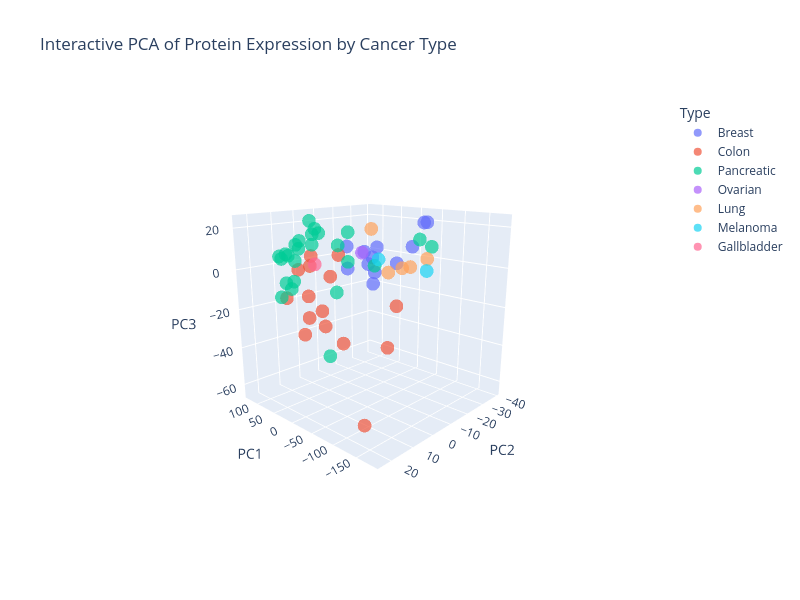

Notebook source saved alongside this figure:
### Code cell
import plotly.express as px
# Initialize PCA
pca = PCA(n_components=20, random_state=42)  # 2 components for visualization

# Fit + transform
X_pca = pca.fit_transform(X)
X.columns = X.columns.astype(str)

# Convert to DataFrame for plotting
pca_df = pd.DataFrame(X_pca, index=X.index, columns=["PC1", "PC2", "PC3", "PC4", "PC5", "PC6", "PC7", "PC8", "PC9", "PC10",
                                                    "PC11", "PC12", "PC13", "PC14", "PC15", "PC16", "PC17", "PC18","PC19",
                                                    "PC20"])

# Make sure PCA DataFrame has sample identifiers as a column
pca_df["Sample_ID"] = pca_df.index  # Assuming index = original column names

# Merge PCA results with metadata
pca_df_merged = pca_df.merge(df_pca_md, on="Sample_ID")

# Interactive PCA plot
fig = px.scatter_3d(
    pca_df_merged,
    x="PC1",
    y="PC2",
    z="PC3",
    color="Type",                  # color points by Type
    hover_data=["Sample_ID", "Type"],  # info shown on hover
    title="Interactive PCA of Protein Expression by Cancer Type",
    width=800,
    height=600
)

# Customize marker appearance
fig.update_traces(marker=dict(size=8, opacity=0.7))

# Label axes with explained variance
fig.update_layout(
    xaxis_title=f"PC1 ({pca.explained_variance_ratio_[0]*100:.1f}%)",
    yaxis_title=f"PC2 ({pca.explained_variance_ratio_[1]*100:.1f}%)"
)

fig.show()
#fig.write_html("PCA_Interactive_MP2_E_Resistance_MaxSumNormalized_PC1_PC2.html")

### Figure 1 — Plotly figure (JSON) as saved in the notebook; plotly's stock layout.template omitted (floating-point values rounded to 4 significant figures)
{"data": [{"customdata": [["B67_1", "Breast"], ["VCU_1", "Breast"], ["VCU_2", "Breast"], ["VCU_24", "Breast"], ["VCU_3", "Breast"], ["VCU_37", "Breast"], ["VCU_4", "Breast"], ["VCU_43", "Breast"], ["VCU_52", "Breast"], ["VCU_57", "Breast"], ["VCU_74", "Breast"], ["VCU_86", "Breast"]], "hovertemplate": "Type=%{customdata[1]}<br>PC1=%{x}<br>PC2=%{y}<br>PC3=%{z}<br>Sample_ID=%{customdata[0]}<extra></extra>", "legendgroup": "Breast", "marker": {"color": "#636efa", "opacity": 0.7, "size": 8, "symbol": "circle"}, "mode": "markers", "name": "Breast", "scene": "scene", "showlegend": true, "type": "scatter3d", "x": [-72.21, 34.7, 127.8, 56.5, 56.97, 28.03, 74.87, 20.47, 25.81, -34.89, -22.32, -9.794], "y": [-24.29, -35.2, -25.44, -25.9, -20.96, -6.304, -30.89, -20.28, -18.94, -27.49, -39.52, -9.076], "z": [21.63, -4.673, 3.569, -15.34, 3.598, -1.504, -10.58, 7.232, 1.95, 8.095, 19.02, 1.673]}, {"customdata": [["CRC0_2", "Colon"], ["CRC4_P1", "Colon"], ["H107_P1", "Colon"], ["H32_2", "Colon"], ["H36", "Colon"], ["H38_P2", "Colon"], ["H85_1", "Colon"], ["VCU_20", "Colon"], ["VCU_23", "Colon"], ["VCU_26", "Colon"], ["VCU_41", "Colon"], ["VCU_71", "Colon"], ["VCU_73", "Colon"], ["VCU_98", "Colon"], ["VCU_99", "Colon"]], "hovertemplate": "Type=%{customdata[1]}<br>PC1=%{x}<br>PC2=%{y}<br>PC3=%{z}<br>Sample_ID=%{customdata[0]}<extra></extra>", "legendgroup": "Colon", "marker": {"color": "#EF553B", "opacity": 0.7, "size": 8, "symbol": "circle"}, "mode": "markers", "name": "Colon", "scene": "scene", "showlegend": true, "type": "scatter3d", "x": [-5.553, -103.1, 38.54, 21.16, 10.29, -78.69, -0.08843, 29.84, -104.6, 64.37, -10.14, 34.32, 2.16, 48.97, 42.57], "y": [21.58, -2.605, 19.72, 15.46, 1.424, -3.94, 7.296, 5.906, 12.93, 5.144, 3.623, 3.817, 15.07, 8.673, 9.788], "z": [4.962, -13.0, -10.55, -28.72, 7.341, -35.38, -1.453, -20.4, -64.69, 0.672, -35.34, -29.26, 9.603, -24.19, -12.5]}, {"customdata": [["G119_P4", "Pancreatic"], ["G133_P3", "Pancreatic"], ["G186_P2", "Pancreatic"], ["G68_P3", "Pancreatic"], ["P100_P5", "Pancreatic"], ["P65_1", "Pancreatic"], ["VCU_109", "Pancreatic"], ["VCU_111", "Pancreatic"], ["VCU_119", "Pancreatic"], ["VCU_61", "Pancreatic"], ["VCU_62", "Pancreatic"], ["VCU_64", "Pancreatic"], ["VCU_65", "Pancreatic"], ["VCU_66", "Pancreatic"], ["VCU_67", "Pancreatic"], ["VCU_68", "Pancreatic"], ["VCU_72", "Pancreatic"], ["VCU_75", "Pancreatic"], ["VCU_79", "Pancreatic"], ["VCU_80", "Pancreatic"], ["VCU_81", "Pancreatic"], ["VCU_82", "Pancreatic"], ["VCU_83", "Pancreatic"], ["VCU_84", "Pancreatic"], ["VCU_91", "Pancreatic"]], "hovertemplate": "Type=%{customdata[1]}<br>PC1=%{x}<br>PC2=%{y}<br>PC3=%{z}<br>Sample_ID=%{customdata[0]}<extra></extra>", "legendgroup": "Pancreatic", "marker": {"color": "#00cc96", "opacity": 0.7, "size": 8, "symbol": "circle"}, "mode": "markers", "name": "Pancreatic", "scene": "scene", "showlegend": true, "type": "scatter3d", "x": [-81.39, 33.05, -58.04, -108.9, -50.73, -21.72, -13.66, 23.88, 29.2, 51.5, 30.09, -182.3, 25.06, -21.1, -11.67, 4.594, 24.06, 4.364, 30.13, 16.22, -9.948, 13.59, 6.126, -11.87, 29.29], "y": [3.203, 18.42, 10.27, -12.59, 17.25, 18.57, 17.02, 16.4, 17.24, 6.979, 20.93, 0.8851, 23.79, 17.15, 6.598, 21.77, 23.43, 2.797, 6.741, 22.88, 0.8476, 19.29, 23.5, 21.83, 23.48], "z": [6.037, -6.255, 8.264, 16.07, -33.44, 15.96, 19.98, 12.4, 6.739, 23.29, -2.784, 17.19, -8.359, 22.53, -8.687, -0.7061, 9.032, 12.35, 17.99, 11.32, 18.68, 14.92, 11.06, 17.77, 9.937]}, {"customdata": [["H30_2", "Ovarian"]], "hovertemplate": "Type=%{customdata[1]}<br>PC1=%{x}<br>PC2=%{y}<br>PC3=%{z}<br>Sample_ID=%{customdata[0]}<extra></extra>", "legendgroup": "Ovarian", "marker": {"color": "#ab63fa", "opacity": 0.7, "size": 8, "symbol": "circle"}, "mode": "markers", "name": "Ovarian", "scene": "scene", "showlegend": true, "type": "scatter3d", "x": [19.03], "y": [-11.88], "z": [5.891]}, {"customdata": [["L52", "Lung"], ["L93", "Lung"], ["L98_P1", "Lung"], ["VCU_108", "Lung"], ["VCU_97", "Lung"]], "hovertemplate": "Type=%{customdata[1]}<br>PC1=%{x}<br>PC2=%{y}<br>PC3=%{z}<br>Sample_ID=%{customdata[0]}<extra></extra>", "legendgroup": "Lung", "marker": {"color": "#FFA15A", "opacity": 0.7, "size": 8, "symbol": "circle"}, "mode": "markers", "name": "Lung", "scene": "scene", "showlegend": true, "type": "scatter3d", "x": [-75.69, 8.908, -31.63, 38.6, -34.21], "y": [-25.72, -32.37, -27.28, -30.97, -5.449], "z": [3.503, -5.935, -2.685, -9.292, 19.98]}, {"customdata": [["ME1_P1", "Melanoma"], ["VCU_101", "Melanoma"]], "hovertemplate": "Type=%{customdata[1]}<br>PC1=%{x}<br>PC2=%{y}<br>PC3=%{z}<br>Sample_ID=%{customdata[0]}<extra></extra>", "legendgroup": "Melanoma", "marker": {"color": "#19d3f3", "opacity": 0.7, "size": 8, "symbol": "circle"}, "mode": "markers", "name": "Melanoma", "scene": "scene", "showlegend": true, "type": "scatter3d", "x": [-54.63, 57.45], "y": [-31.28, -29.3], "z": [-4.683, -2.163]}, {"customdata": [["VCU_87", "Gallbladder"]], "hovertemplate": "Type=%{customdata[1]}<br>PC1=%{x}<br>PC2=%{y}<br>PC3=%{z}<br>Sample_ID=%{customdata[0]}<extra></extra>", "legendgroup": "Gallbladder", "marker": {"color": "#FF6692", "opacity": 0.7, "size": 8, "symbol": "circle"}, "mode": "markers", "name": "Gallbladder", "scene": "scene", "showlegend": true, "type": "scatter3d", "x": [46.33], "y": [5.957], "z": [2.337]}], "layout": {"height": 600, "legend": {"title": {"text": "Type"}, "tracegroupgap": 0}, "scene": {"aspectmode": "auto", "aspectratio": {"x": 1, "y": 1, "z": 1}, "camera": {"center": {"x": 0, "y": 0, "z": 0}, "eye": {"x": -1.779, "y": 1.882, "z": 0.7504}, "projection": {"type": "perspective"}, "up": {"x": 0, "y": 0, "z": 1}}, "domain": {"x": [0, 1], "y": [0, 1]}, "xaxis": {"title": {"text": "PC1"}, "type": "linear"}, "yaxis": {"title": {"text": "PC2"}, "type": "linear"}, "zaxis": {"title": {"text": "PC3"}, "type": "linear"}}, "title": {"text": "Interactive PCA of Protein Expression by Cancer Type"}, "width": 800, "xaxis": {"title": {"text": "PC1 (47.9%)"}}, "yaxis": {"title": {"text": "PC2 (6.4%)"}}}}
